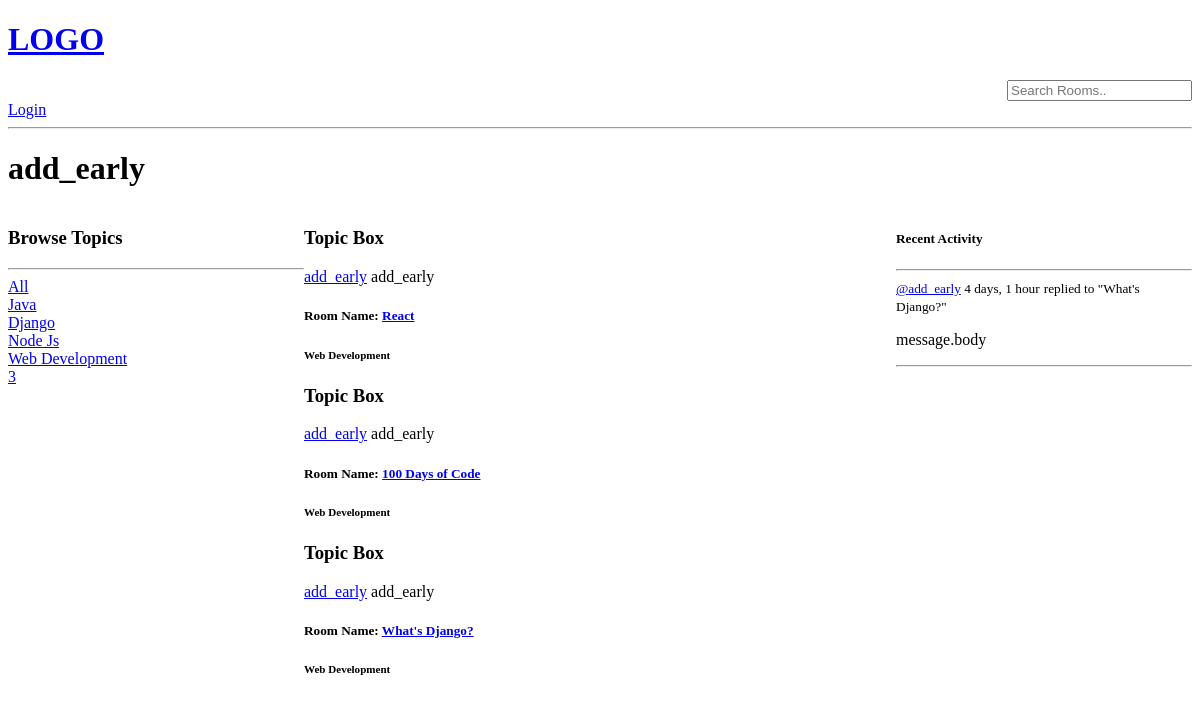
The page /home/profile/1/ on the database as committed earlier.
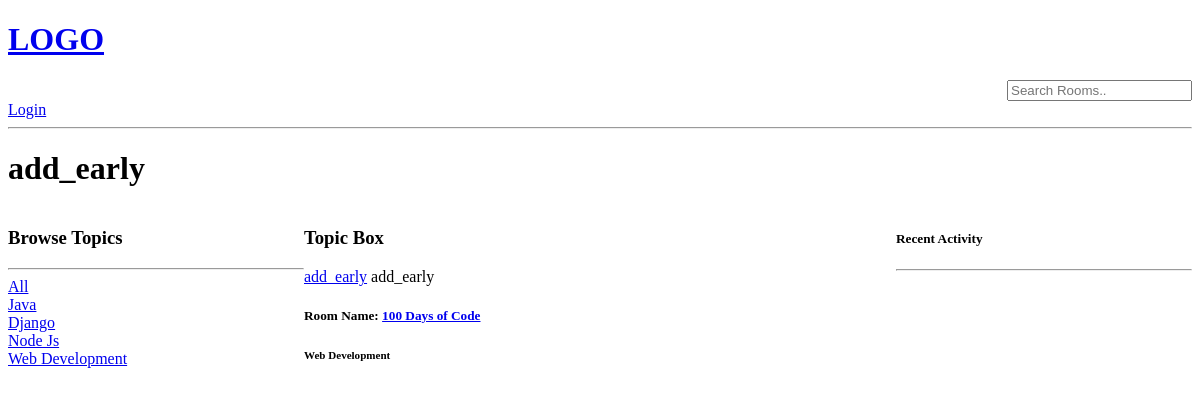
The same page on the database as committed later.
### base/models.py (models this page shows, shortened)
class CustomUser(AbstractUser):
    username = None             #set username field to none
    name = models.CharField(max_length=255, null=True, blank=True)        #Make username field required
    email = models.EmailField(_("email address"), unique=True)              #make email field unique
    USERNAME_FIELD = "email"                #set username field to email
    REQUIRED_FIELDS = []
    objects = CustomUserManager()               #specify all objects from class come from customusermanager

class Topic(models.Model):
    name = models.CharField(max_length=200)

class Room(models.Model):
    host = models.ForeignKey(CustomUser, on_delete=models.SET_NULL, null=True)                      #set up foriegn key with custom user
    topic = models.ForeignKey(Topic, on_delete=models.SET_NULL, null = True)                        #set up foriegn key with topic
    name = models.CharField(max_length=200)
    description = models.TextField(null=True, blank=True)
    participants = models.ManyToManyField(CustomUser, related_name='participants', blank=True)
    updated = models.DateTimeField(auto_now=True)
    created = models.DateTimeField(auto_now_add=True)
    class Meta:
        ordering = ['-updated', '-created']              #ensure newest item in db is first
    def __str__(self):
        return self.name

class Message(models.Model):
    user = models.ForeignKey(CustomUser, on_delete=models.CASCADE)
    room = models.ForeignKey(Room, on_delete=models.CASCADE)
    body = models.TextField()
    updated = models.DateTimeField(auto_now=True)                   #update everytime timestamp is saved
    created = models.DateTimeField(auto_now_add=True)               #take snapshot when model is created
    class Meta:
     ordering = ['-updated', 'created']

### base/views.py (the view)
# urls.py: path('profile/<str:pk>/', views.userP, name='user-profile'),
def userP(request, pk):
    user = CustomUser.objects.get(id=pk)
    rooms = user.room_set.all()
    room_messages = user.message_set.all()
    topics = Topic.objects.all()
    context = {'user': user, 'rooms': rooms,
               'room_messages': room_messages, 'topics': topics}
    return render(request, 'base/profile.html', context)

### base/templates/base/profile.html (shortened to what this page needs)
{% extends 'main.html' %} {% block content %}
<h1>{{ user.name }}</h1>
<div class="profile-container">
  <div>{% include 'base/topics_component.html'%}</div>
  <div>{% include 'base/feed_component.html'%}</div>
  <div>{% include 'base/activity_component.html'%}</div>
</div>
{% endblock %}

### templates/main.html (shortened to what this page needs)
<!DOCTYPE html>
<html lang="en">
  <head>
  </head>
  <body>
    {% include 'navbar.html' %}  {% block content %} {% endblock %}
  </body>
</html>

### templates/navbar.html (shortened to what this page needs)
<div class="display-flex">
  <a href="/">
    <h1>LOGO</h1>
  </a>
  {% if request.user.is_authenticated %}
  <p>Hello {{request.user.name}}</p>
  <a href="{% url 'logout' %}">Logout</a>
  {% else %}
  <form method="GET" action="{% url 'home' %}" class="right-aligned">
    <input type="text" name="q" placeholder="Search Rooms.." />
  </form>
</div>
<a href="{% url 'login' %}">Login</a>
{% endif %}
<hr />

### base/templates/base/topics_component.html
<h3>Browse Topics</h3>
<hr />
<a href="{% url 'home' %}">All</a>
{% for topic in topics %}
<div>
  <a href="{% url 'home' %}?q={{topic.name}}">{{topic.name}}</a>
</div>
{% endfor %}

### base/templates/base/feed_component.html (shortened to what this page needs)
{% for room in rooms %}
<div style="margin-right: 20px; margin-bottom: 20px">
  <h3>Topic Box</h3>
  <a href=" {% url 'user-profile' room.host.id %}">{{room.host.name}}</a>
  <span>{{ room.host.name }}</span>
  <h5>Room Name: <a href="{% url 'room' room.id %}">{{ room.name }}</a></h5>
  <h5><small>{{ room.topic.name }}</small></h5>
</div>
{% endfor %}

### base/templates/base/activity_component.html (shortened to what this page needs)
<h5>Recent Activity</h5>
<hr />
{% for message in room_messages %}
<div>
  <small
    ><a href="{% url 'user-profile' message.user.id %}"
      >@{{message.user.name}}</a
    >
    {{message.created|timesince}}</small
  >
  <small>replied to "{{message.room}}"</small>
  <p>message.body</p>
  <hr />
</div>
{% endfor %}

### templates/navbar.html (style rules this page uses)
.right-aligned { text-align: right; }

### base/templates/base/profile.html (style rules this page uses)
.profile-container { display: grid; grid-template-columns: 1fr 2fr 1fr; }

Rows that differ between the two databases and show on the page:
removed Topic: name "3"
removed Room: host.name "add_early", name "React", topic.name "Web Development"
removed Room: host.name "add_early", name "What's Django?", topic.name "Web Development"
removed Message: user.name "add_early", created "4 days, 1 hour", room "What's Django?"
